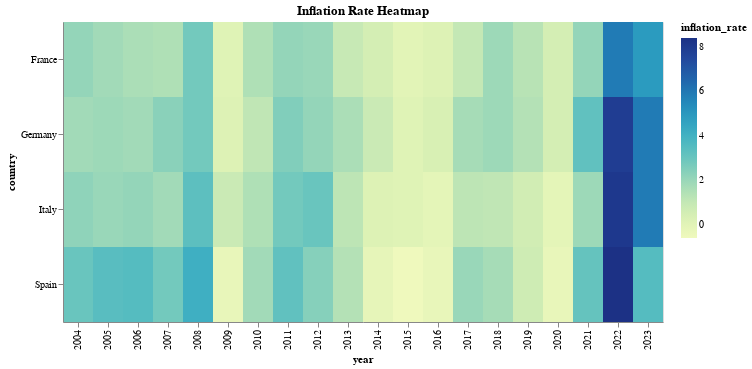

Notebook cell for this chart:
### Code cell
# 4. Heatmap showing inflation rates over time and countries
heatmap = alt.Chart(df).mark_rect().encode(
    x='year:O',
    y='country:N',
    color='inflation_rate:Q',
    tooltip=['country', 'year', 'inflation_rate']
).properties(
    title='Inflation Rate Heatmap',
    width=600,
    height=300
)
heatmap.show()

### Figure 1 — Vega-Lite specification as saved in the notebook (floating-point values rounded to 4 significant figures)
{"config": {"view": {"continuousWidth": 300, "continuousHeight": 300}}, "data": {"name": "data-1277d1753cfc313ed19aec1cef3f479d"}, "mark": {"type": "rect"}, "encoding": {"color": {"field": "inflation_rate", "type": "quantitative"}, "tooltip": [{"field": "country", "type": "nominal"}, {"field": "year", "type": "quantitative"}, {"field": "inflation_rate", "type": "quantitative"}], "x": {"field": "year", "type": "ordinal"}, "y": {"field": "country", "type": "nominal"}}, "height": 300, "title": "Inflation Rate Heatmap", "width": 600, "$schema": "https://vega.github.io/schema/vega-lite/v5.20.1.json", "datasets": {"data-1277d1753cfc313ed19aec1cef3f479d": [{"country": "Germany", "year": 2004, "inflation_rate": 1.8, "population": 82500000, "gdp_per_capita": 31240}, {"country": "Germany", "year": 2005, "inflation_rate": 1.9, "population": 82400000, "gdp_per_capita": 31950}, {"country": "Germany", "year": 2006, "inflation_rate": 1.8, "population": 82300000, "gdp_per_capita": 33580}, {"country": "Germany", "year": 2007, "inflation_rate": 2.3, "population": 82200000, "gdp_per_capita": 35650}, {"country": "Germany", "year": 2008, "inflation_rate": 2.8, "population": 82000000, "gdp_per_capita": 37120}, {"country": "Germany", "year": 2009, "inflation_rate": 0.2, "population": 81800000, "gdp_per_capita": 34890}, {"country": "Germany", "year": 2010, "inflation_rate": 1.1, "population": 81750000, "gdp_per_capita": 37120}, {"country": "Germany", "year": 2011, "inflation_rate": 2.5, "population": 81800000, "gdp_per_capita": 39890}, {"country": "Germany", "year": 2012, "inflation_rate": 2.1, "population": 81900000, "gdp_per_capita": 41830}, {"country": "Germany", "year": 2013, "inflation_rate": 1.6, "population": 82000000, "gdp_per_capita": 43560}, {"country": "Germany", "year": 2014, "inflation_rate": 0.8, "population": 82200000, "gdp_per_capita": 45230}, {"country": "Germany", "year": 2015, "inflation_rate": 0.1, "population": 82600000, "gdp_per_capita": 46640}, {"country": "Germany", "year": 2016, "inflation_rate": 0.4, "population": 82800000, "gdp_per_capita": 48260}, {"country": "Germany", "year": 2017, "inflation_rate": 1.7, "population": 83000000, "gdp_per_capita": 50425}, {"country": "Germany", "year": 2018, "inflation_rate": 1.9, "population": 83200000, "gdp_per_capita": 52559}, {"country": "Germany", "year": 2019, "inflation_rate": 1.4, "population": 83400000, "gdp_per_capita": 54076}, {"country": "Germany", "year": 2020, "inflation_rate": 0.5, "population": 83500000, "gdp_per_capita": 49677}, {"country": "Germany", "year": 2021, "inflation_rate": 3.2, "population": 83600000, "gdp_per_capita": 51203}, {"country": "Germany", "year": 2022, "inflation_rate": 7.9, "population": 83700000, "gdp_per_capita": 54076}, {"country": "Germany", "year": 2023, "inflation_rate": 5.9, "population": 83800000, "gdp_per_capita": 55890}, {"country": "France", "year": 2004, "inflation_rate": 2.1, "population": 62400000, "gdp_per_capita": 29692}, {"country": "France", "year": 2005, "inflation_rate": 1.8, "population": 62700000, "gdp_per_capita": 30688}, {"country": "France", "year": 2006, "inflation_rate": 1.6, "population": 63000000, "gdp_per_capita": 32150}, {"country": "France", "year": 2007, "inflation_rate": 1.5, "population": 63300000, "gdp_per_capita": 33890}, {"country": "France", "year": 2008, "inflation_rate": 2.8, "population": 63600000, "gdp_per_capita": 34950}, {"country": "France", "year": 2009, "inflation_rate": 0.1, "population": 63900000, "gdp_per_capita": 33680}, {"country": "France", "year": 2010, "inflation_rate": 1.5, "population": 64200000, "gdp_per_capita": 34880}, {"country": "France", "year": 2011, "inflation_rate": 2.1, "population": 64500000, "gdp_per_capita": 36750}, {"country": "France", "year": 2012, "inflation_rate": 2.0, "population": 64800000, "gdp_per_capita": 37780}, {"country": "France", "year": 2013, "inflation_rate": 0.9, "population": 65100000, "gdp_per_capita": 38950}, {"country": "France", "year": 2014, "inflation_rate": 0.5, "population": 65400000, "gdp_per_capita": 39570}, {"country": "France", "year": 2015, "inflation_rate": 0.0, "population": 65700000, "gdp_per_capita": 40470}, {"country": "France", "year": 2016, "inflation_rate": 0.2, "population": 66000000, "gdp_per_capita": 41340}, {"country": "France", "year": 2017, "inflation_rate": 1.0, "population": 66300000, "gdp_per_capita": 42850}, {"country": "France", "year": 2018, "inflation_rate": 1.9, "population": 66600000, "gdp_per_capita": 44450}, {"country": "France", "year": 2019, "inflation_rate": 1.3, "population": 66900000, "gdp_per_capita": 46240}, {"country": "France", "year": 2020, "inflation_rate": 0.5, "population": 67200000, "gdp_per_capita": 42330}, {"country": "France", "year": 2021, "inflation_rate": 2.1, "population": 67400000, "gdp_per_capita": 43658}, {"country": "France", "year": 2022, "inflation_rate": 5.9, "population": 67600000, "gdp_per_capita": 45454}, {"country": "France", "year": 2023, "inflation_rate": 4.9, "population": 67800000, "gdp_per_capita": 47120}, {"country": "Italy", "year": 2004, "inflation_rate": 2.2, "population": 57888000, "gdp_per_capita": 28280}, {"country": "Italy", "year": 2005, "inflation_rate": 2.0, "population": 58064000, "gdp_per_capita": 28934}, {"country": "Italy", "year": 2006, "inflation_rate": 2.1, "population": 58223000, "gdp_per_capita": 30364}, {"country": "Italy", "year": 2007, "inflation_rate": 1.8, "population": 58438000, "gdp_per_capita": 32250}, {"country": "Italy", "year": 2008, "inflation_rate": 3.3, "population": 58652000, "gdp_per_capita": 33560}, {"country": "Italy", "year": 2009, "inflation_rate": 0.8, "population": 58947000, "gdp_per_capita": 31750}, {"country": "Italy", "year": 2010, "inflation_rate": 1.5, "population": 59190000, "gdp_per_capita": 32540}, {"country": "Italy", "year": 2011, "inflation_rate": 2.8, "population": 59364000, "gdp_per_capita": 33870}, {"country": "Italy", "year": 2012, "inflation_rate": 3.0, "population": 59394000, "gdp_per_capita": 33560}, {"country": "Italy", "year": 2013, "inflation_rate": 1.2, "population": 59685000, "gdp_per_capita": 33450}, {"country": "Italy", "year": 2014, "inflation_rate": 0.2, "population": 60783000, "gdp_per_capita": 33680}, {"country": "Italy", "year": 2015, "inflation_rate": 0.1, "population": 60796000, "gdp_per_capita": 34220}, {"country": "Italy", "year": 2016, "inflation_rate": -0.1, "population": 60666000, "gdp_per_capita": 35220}, {"country": "Italy", "year": 2017, "inflation_rate": 1.2, "population": 60589000, "gdp_per_capita": 36840}, {"country": "Italy", "year": 2018, "inflation_rate": 1.1, "population": 60484000, "gdp_per_capita": 38140}, {"country": "Italy", "year": 2019, "inflation_rate": 0.6, "population": 60360000, "gdp_per_capita": 38480}, {"country": "Italy", "year": 2020, "inflation_rate": -0.1, "population": 59641000, "gdp_per_capita": 35570}, {"country": "Italy", "year": 2021, "inflation_rate": 1.9, "population": 59236000, "gdp_per_capita": 37890}, {"country": "Italy", "year": 2022, "inflation_rate": 8.1, "population": 58853000, "gdp_per_capita": 39870}, {"country": "Italy", "year": 2023, "inflation_rate": 5.9, "population": 58478000, "gdp_per_capita": 41240}, {"country": "Spain", "year": 2004, "inflation_rate": 3.0, "population": 42921000, "gdp_per_capita": 24390}, {"country": "Spain", "year": 2005, "inflation_rate": 3.4, "population": 43653000, "gdp_per_capita": 25250}, {"country": "Spain", "year": 2006, "inflation_rate": 3.5, "population": 44397000, "gdp_per_capita": 26640}, {"country": "Spain", "year": 2007, "inflation_rate": 2.8, "population": 45226000, "gdp_per_capita": 27860}, {"country": "Spain", "year": 2008, "inflation_rate": 4.1, "population": 45954000, "gdp_per_capita": 28650}, {"country": "Spain", "year": 2009, "inflation_rate": -0.3, "population": 46362000, "gdp_per_capita": 26920}, {"country": "Spain", "year": 2010, "inflation_rate": 1.8, "population": 46577000, "gdp_per_capita": 26960}, {"country": "Spain", "year": 2011, "inflation_rate": 3.2, "population": 46743000, "gdp_per_capita": 26850}, {"country": "Spain", "year": 2012, "inflation_rate": 2.4, "population": 46773000, "gdp_per_capita": 26350}, {"country": "Spain", "year": 2013, "inflation_rate": 1.4, "population": 46620000, "gdp_per_capita": 26120}, {"country": "Spain", "year": 2014, "inflation_rate": -0.2, "population": 46480000, "gdp_per_capita": 26640}, {"country": "Spain", "year": 2015, "inflation_rate": -0.6, "population": 46450000, "gdp_per_capita": 27840}, {"country": "Spain", "year": 2016, "inflation_rate": -0.3, "population": 46440000, "gdp_per_capita": 28850}, {"country": "Spain", "year": 2017, "inflation_rate": 2.0, "population": 46533000, "gdp_per_capita": 30120}, {"country": "Spain", "year": 2018, "inflation_rate": 1.7, "population": 46723000, "gdp_per_capita": 31620}, {"country": "Spain", "year": 2019, "inflation_rate": 0.7, "population": 47133000, "gdp_per_capita": 32340}, {"country": "Spain", "year": 2020, "inflation_rate": -0.3, "population": 47351000, "gdp_per_capita": 29460}, {"country": "Spain", "year": 2021, "inflation_rate": 3.1, "population": 47399000, "gdp_per_capita": 30890}, {"country": "Spain", "year": 2022, "inflation_rate": 8.4, "population": 47615000, "gdp_per_capita": 32860}, {"country": "Spain", "year": 2023, "inflation_rate": 3.5, "population": 47755000, "gdp_per_capita": 34120}]}}
